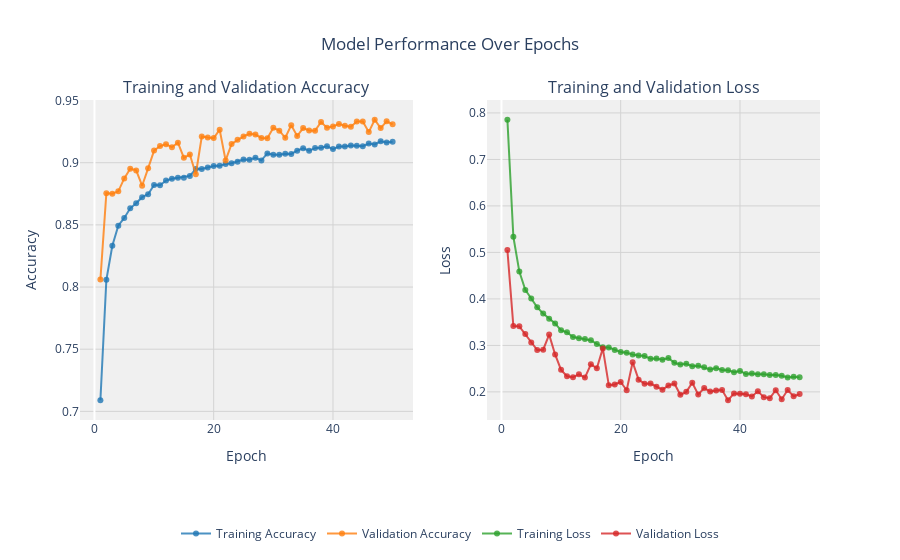

The notebook cell this image was saved under:
### Code cell
def create_trace(x, y, name, color):
    trace = go.Scatter(
        x=x,
        y=y,
        name=name,
        line=dict(color=color, width=2),
        mode="lines+markers",
        marker=dict(size=6),
        hovertemplate=f'{name}: %{y}<extra></extra>',  # Removed specific formatting
    )
    return trace

def plot_accuracy_and_loss(history_sgd_withoutlr):
    hist = history_sgd_withoutlr.history
    acc = hist['accuracy']
    val_acc = hist['val_accuracy']
    loss = hist['loss']
    val_loss = hist['val_loss']
    epochs = list(range(1, len(acc) + 1))

    # Create traces
    trace_ta = create_trace(epochs, acc, "Training Accuracy", "rgba(31, 119, 180, 0.8)")
    trace_va = create_trace(epochs, val_acc, "Validation Accuracy", "rgba(255, 127, 14, 0.8)")
    trace_tl = create_trace(epochs, loss, "Training Loss", "rgba(44, 160, 44, 0.8)")
    trace_vl = create_trace(epochs, val_loss, "Validation Loss", "rgba(214, 39, 40, 0.8)")

    # Subplots
    fig = make_subplots(rows=1, cols=2, subplot_titles=('Training and Validation Accuracy', 'Training and Validation Loss'))

    # Add traces to subplots
    fig.add_trace(trace_ta, row=1, col=1)
    fig.add_trace(trace_va, row=1, col=1)
    fig.add_trace(trace_tl, row=1, col=2)
    fig.add_trace(trace_vl, row=1, col=2)

    # Update layout for aesthetics
    fig.update_layout(
        title='Model Performance Over Epochs',
        title_x=0.5,
        xaxis_title='Epoch',
        xaxis2_title='Epoch',
        yaxis_title='Accuracy',
        yaxis2_title='Loss',
        legend=dict(orientation="h", yanchor="bottom", y=-0.4, xanchor="center", x=0.5),
        plot_bgcolor='rgba(240, 240, 240, 0.95)',
        font=dict(size=12)
    )

    # Update axes for consistency
    fig.update_xaxes(showgrid=True, gridwidth=1, gridcolor='lightgray')
    fig.update_yaxes(showgrid=True, gridwidth=1, gridcolor='lightgray')

    # Display the plot
    iplot(fig)

# Example usage
plot_accuracy_and_loss(history_sgd_withoutlr)
